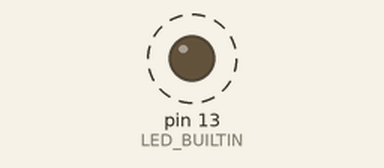
A sketch run on a simulated Arduino Uno, built with avr-gcc and run on an emulated ATmega328P. Shown: output pins drawn as LEDs (lit = HIGH). Dashed ring = blinking. What the sketch prints to the serial monitor is not drawn.

Above: at 0.05 s.
Timing chart, 0 to 3.0 s (numbered marks = the images above):
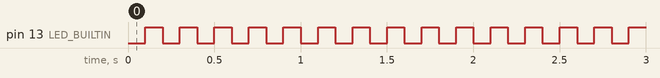

Measured:
- by itself, pin 13 (LED_BUILTIN): alternates HIGH for 0.10 s and LOW for 0.10 s

The sketch:

101.ino
```cpp
#include "blink_led.h"

// Built-in LED on most Arduinos (pin 13)
constexpr uint8_t LED_PIN = LED_BUILTIN;
constexpr unsigned long BLINK_INTERVAL_MS = 100;

// Create LED instance
BlinkLed led(LED_PIN);

void setup() {
  Serial.begin(115200);
  Serial.print(F("\n\rBlink LED Demo"));

  led.begin();
}

void loop() {
  // Non-blocking blink - doesn't use delay()
  if (led.update(BLINK_INTERVAL_MS)) {
    // Print state when it changes
    if (led.is_on()) {
      Serial.print(F("\n\rLED ON"));
    } else {
      Serial.print(F("\n\rLED OFF"));
    }
  }

  // Can do other stuff here without blocking
}
```

blink_led.cpp
```cpp
#include "blink_led.h"

BlinkLed::BlinkLed(uint8_t pin)
    : pin_(pin), state_(false), last_toggle_time_(0) {}

void BlinkLed::begin() {
  pinMode(pin_, OUTPUT);
  off();
}

void BlinkLed::on() {
  state_ = true;
  digitalWrite(pin_, HIGH);
}

void BlinkLed::off() {
  state_ = false;
  digitalWrite(pin_, LOW);
}

void BlinkLed::toggle() {
  if (state_) {
    off();
  } else {
    on();
  }
}

bool BlinkLed::update(unsigned long interval_ms) {
  unsigned long now = millis();

  if (now - last_toggle_time_ >= interval_ms) {
    toggle();
    last_toggle_time_ = now;
    return true; // State changed
  }
  return false;
}

void BlinkLed::blink(unsigned long on_time_ms, unsigned long off_time_ms) {
  on();
  delay(on_time_ms);
  off();
  delay(off_time_ms);
}

bool BlinkLed::is_on() const { return state_; }
```

blink_led.h
```cpp
#ifndef BLINK_LED_H
#define BLINK_LED_H

#include <Arduino.h>

// ============================================================================
// BlinkLed - Simple LED controller
// ============================================================================

class BlinkLed {
public:
  // Constructor - specify pin
  explicit BlinkLed(uint8_t pin);

  // Initialize the pin (call in setup())
  void begin();

  // Turn LED on/off
  void on();
  void off();
  void toggle();

  // Non-blocking blink (call in loop())
  // Returns true when state changes
  bool update(unsigned long interval_ms);

  // Blocking blink
  void blink(unsigned long on_time_ms, unsigned long off_time_ms);

  // Getters
  bool is_on() const;

private:
  uint8_t pin_;
  bool state_;
  unsigned long last_toggle_time_;
};

#endif // BLINK_LED_H
```
